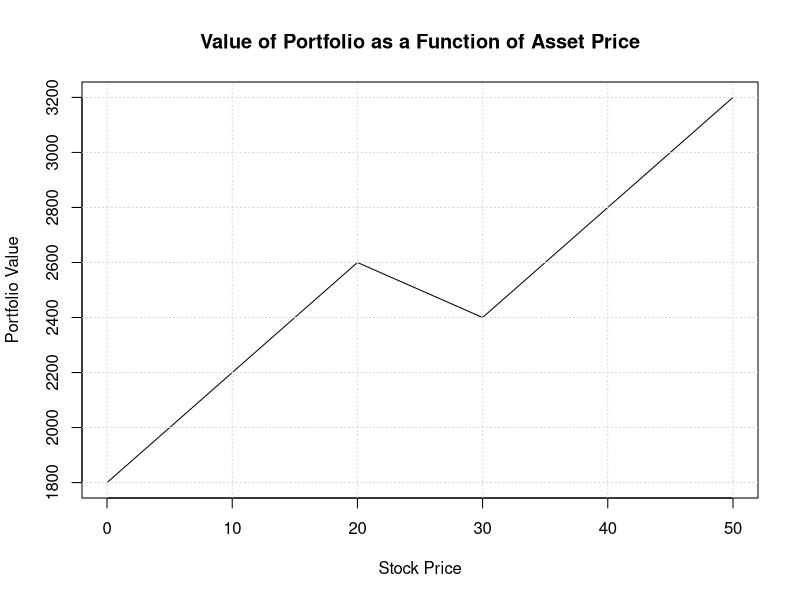

This chart was generated by the following R code:
## ---- chunk 1
knitr::opts_chunk$set(echo = TRUE)
library(knitr)
## ---- chunk 2
tab <- data.frame(c(60000, 130000), c(130000, 140000))
rownames(tab) <- c("Yash defaults", "Yash does not default")
colnames(tab) <- c("Zara defaults", "Zara does not default")
kable(tab)
## ---- chunk 3
tab <- data.frame(c(0, 0), c(0, 60000))
rownames(tab) <- c("Yash defaults", "Yash does not default")
colnames(tab) <- c("Zara defaults", "Zara does not default")
kable(tab)
## ---- chunk 4
alice_ev <- 0.01 * 60000 + 0.09 * 130000 + 0.09 * 130000 + 0.81 * 140000

bob_ev <- 0.01 * 0 + 0.09 * 0 + 0.09 * 0 + 0.81 * 60000

alice_ev
bob_ev
## ---- chunk 5
alice_ev <- 0.05 * 60000 + 0.05 * 130000 + 0.05 * 130000 + 0.85 * 140000

bob_ev <- 0.05 * 0 + 0.05 * 0 + 0.05 * 0 + 0.85 * 60000

alice_ev
bob_ev
## ---- chunk 6
alice_ev <- 0.1 * 60000 + 0 * 130000 + 0 * 130000 + 0.9 * 140000

bob_ev <- 0.1 * 0 + 0 * 0 + 0.05 * 0 + 0.9 * 60000

alice_ev
bob_ev
## ---- chunk 7
S_t <- seq(0, 50)

plot_port <- function(s) {
  shares <- 100 * s
  
  sell_60_calls_at_20 <- -60 * max(s - 20, 0)
  
  buy_60_puts_at_30 <- 60 * max(30 - s, 0)
  
  return (shares + sell_60_calls_at_20 + buy_60_puts_at_30)
}

value <- cbind(S_t, lapply(S_t, plot_port))
plot(value, type='l', ylab = "Portfolio Value", xlab = "Stock Price",
     main = "Value of Portfolio as a Function of Asset Price")
grid()
## ---- chunk 8
t <- data.frame(seq(1, 6), c("E", "D", "C", "A", "F", "B"))
colnames(t) <- c("Option", "Quote")
kable(t)
## ---- chunk 9
lhs <- 14 + (1 * 99/100) + (50 * 98/100)
rhs <- 2 + 60
c(lhs, rhs)
